Frame 1 (no input): blank canvas, image omitted
Frame 60 (no input): blank canvas, image omitted
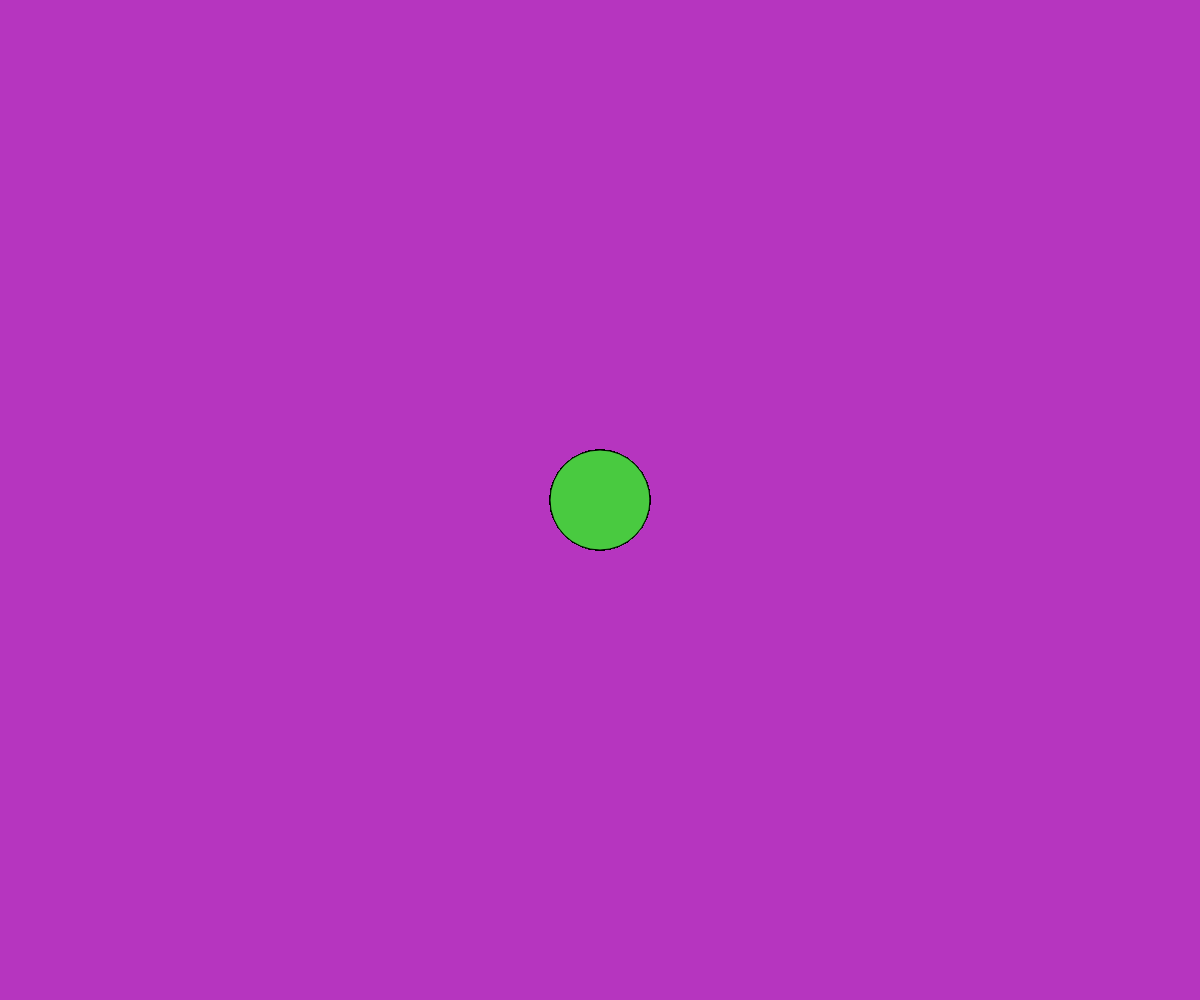
Frame 120 (the mouse pressed at the canvas centre since frame 60)

The p5.js sketch whose frames 1 and 60 were blank and that drew this single picture after the mouse press (run headless with seeded random() and noise() and a simulated clock; from frame 60 on, the mouse is pressed at the canvas centre):

// p5.js sketch
// ── sketch.js
///<reference path="intellisence/p5.global-mode.d.ts" />

const screenWidth = document.documentElement.clientWidth;
const screenHeight = document.documentElement.clientHeight;

function setup() {
	createCanvas(screenWidth, screenHeight);
}

x = 0

function draw() {
	ellipse(mouseX, mouseY, 100)
}


function touchMoved() {
	// do some stuff
	return false;
}

function touchStarted() {
	console.log('touch')
	r = random(255)
	g = random(255)
	b = random(255)
	background(r, g, b)
	fill(255 - r, 255 - g, 255 - b)
	return false;
}
